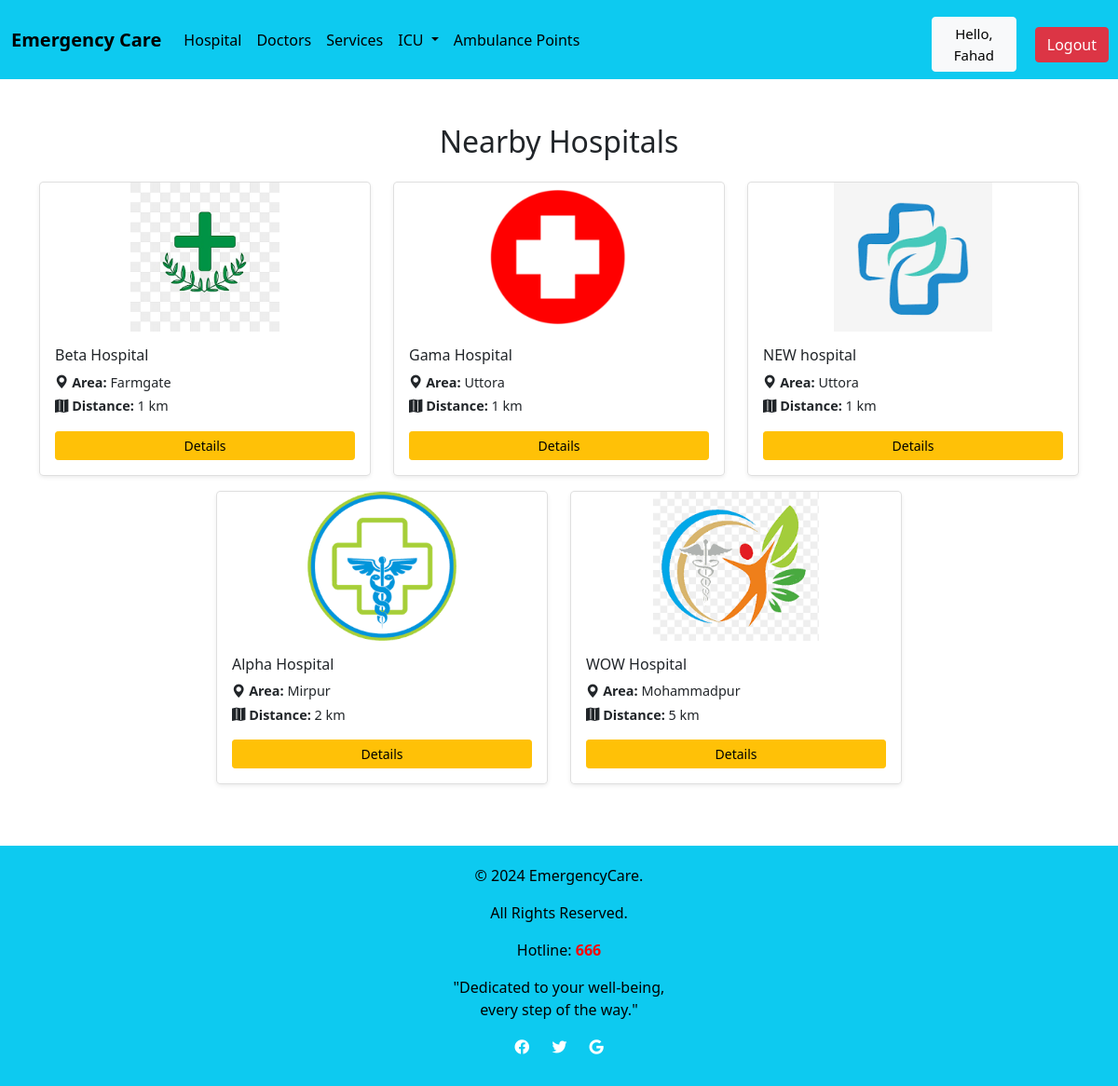
Page /nearby-hospitals/ (signed in) on the committed database.
### emergencycare/models.py (models this page shows, shortened)
class Hospital(models.Model):
    H_ID = models.CharField(max_length=200)
    H_name = models.CharField(max_length=200)
    Area_name = models.ForeignKey(Location, on_delete=models.CASCADE)
    image = models.ImageField(upload_to='images/',blank=True, null=True, default='images/default.jpg')

class Location(models.Model):
    Area_name = models.CharField(max_length=200)
    Location_Number = models.IntegerField(blank=True,null=True)
    def __str__(self):
        return self.Area_name

### emergencycare/views.py (the view)
# urls.py: path('nearby-hospitals/', e_views.nearby_hospitals, name='nearby_hospital'),
@login_required
def nearby_hospitals(request):
    profile = request.user.profile
    user_location = profile.Area_name
    if user_location and user_location.Location_Number is not None:
        user_loc_num = user_location.Location_Number
        hospitals = Hospital.objects.filter(Area_name__Location_Number__isnull=False)
        hospital_distances = [
            {
                'hospital': h,
                'distance': abs(h.Area_name.Location_Number - user_loc_num)
            }
            for h in hospitals
            if abs(h.Area_name.Location_Number - user_loc_num) <= 5
        ]
        sorted_hospitals = sorted(hospital_distances, key=lambda x: x['distance'])
    else:
        sorted_hospitals = []
    return render(request, 'nearby_hospital.html', {'hospital_distances': sorted_hospitals})

### templates/nearby_hospital.html
{% extends 'Home.html' %}
{% load static %}
{% block content %}
<div class="container mt-5">
    <h2 class="text-center mb-4">Nearby Hospitals</h2>
    {% if hospital_distances %}
        <div class="row justify-content-center">
            {% for item in hospital_distances %}
                <div class="col-sm-12 col-md-6 col-lg-4 mb-3">
                    <div class="card shadow-sm rounded-3 h-100" style="font-size: 0.9rem;">
                        {% if item.hospital.image %}
                            <img src="{{ item.hospital.image.url }}" class="card-img-top rounded-top" alt="{{ item.hospital.H_name }}" style="max-height: 160px; object-fit: contain;">
                        {% else %}
                            <img src="{% static 'images/default.jpg' %}" class="card-img-top rounded-top" alt="Default hospital image" style="max-height: 160px; object-fit: contain;">
                        {% endif %}
                        <div class="card-body p-3 d-flex flex-column">
                            <h6 class="card-title mb-2">{{ item.hospital.H_name }}</h6>
                            <p class="card-text mb-1">
                                <i class="bi bi-geo-alt-fill"></i> <strong>Area:</strong> {{ item.hospital.Area_name }}
                            </p>
                            <p class="card-text">
                                <i class="bi bi-map-fill"></i> <strong>Distance:</strong> {{ item.distance }} km
                            </p>
                            <a href="{% url 'Details' id=item.hospital.H_ID %}" class="btn btn-warning btn-sm">Details</a>
                        </div>
                    </div>
                </div>
            {% endfor %}
        </div>
    {% else %}
        <div class="alert alert-warning text-center" role="alert">
            No nearby hospitals found or location not set in your profile.
        </div>
    {% endif %}
</div>
{% endblock %}

### templates/Navbar.html (shortened to what this page needs)
{% load static %}
  <head>
    <link href="https://cdn.jsdelivr.net/npm/bootstrap@5.0.2/dist/css/bootstrap.min.css" rel="stylesheet">
  </head>
  <body>
<nav class="navbar navbar-expand-md navbar-info bg-info">
    <div class="container-fluid">
<a class="navbar-brand" href="{% url 'Home' %}" style="color: #000"><b>Emergency Care</b>
</a>
        <div class="collapse navbar-collapse" id="navbarNav">
            <ul class="navbar-nav">
                <li class="nav-item active">
                    <a href="{% url 'hospital' %}" class="nav-link" style="color: black;">
                        Hospital
                    </a>
                </li>
        <li class="nav-item active">
                    <a href="{% url 'DoctorList' %}" class="nav-link" style="color: black;">
                        Doctors
                    </a>
        </li>
                <li class="nav-item active">
                    <a href="{% url 'Services' %}" class="nav-link" style="color: black;">
                        Services
                    </a>
        </li>
                <li class="nav-item dropdown">
                    <a href="#" class="nav-link dropdown-toggle" style="color: black;" role="button"
                    data-bs-toggle="dropdown"
                    aria-expanded="false">
                        ICU
                    </a>
                </li>
                <li class="nav-item active">
                    <a href="{% url 'Ambulance' %}" class="nav-link" style="color: black;">
                        Ambulance Points
                    </a>
                </li>
            </ul>
        </div>
    </div>
  <span><a class="btn btn-light" href="{% url 'Users' %}" style=" font-size: 15px; color: #000; margin-right: 20px; margin-top: 10px">Hello, {{request.user}}</a></span>
<span><a class="btn btn-danger" href="{% url 'logout' %}" style="margin-right: 10px; margin-top: 10px" >Logout</a></span>
</nav>
  </body>

### templates/Navbar.html (style rules this page uses)
.btn-light { font-size: 15px; color: #000; margin-right: 20px; }

### rows in the picture
Hospital: hospital.image (picture), hospital.H_name "Beta Hospital", hospital.Area_name "Farmgate", distance "1"
Hospital: hospital.image (picture), hospital.H_name "Gama Hospital", hospital.Area_name "Uttora", distance "1"
Hospital: hospital.image (picture), hospital.H_name "NEW hospital", hospital.Area_name "Uttora", distance "1"
Hospital: hospital.image (picture), hospital.H_name "Alpha Hospital", hospital.Area_name "Mirpur", distance "2"
Hospital: hospital.image (picture), hospital.H_name "WOW Hospital", hospital.Area_name "Mohammadpur", distance "5"

### other values in the picture
{{ request.user }} "Fahad"
